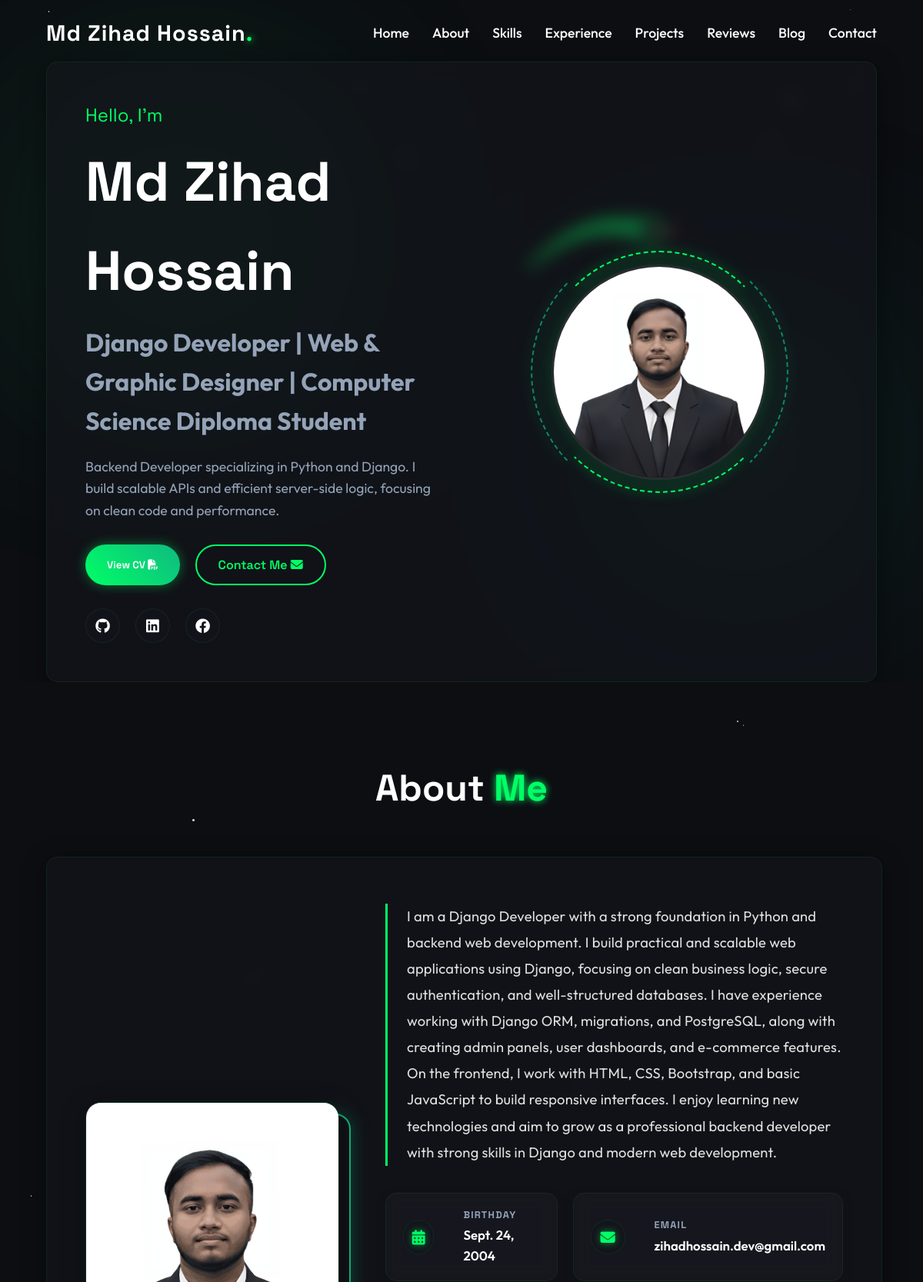
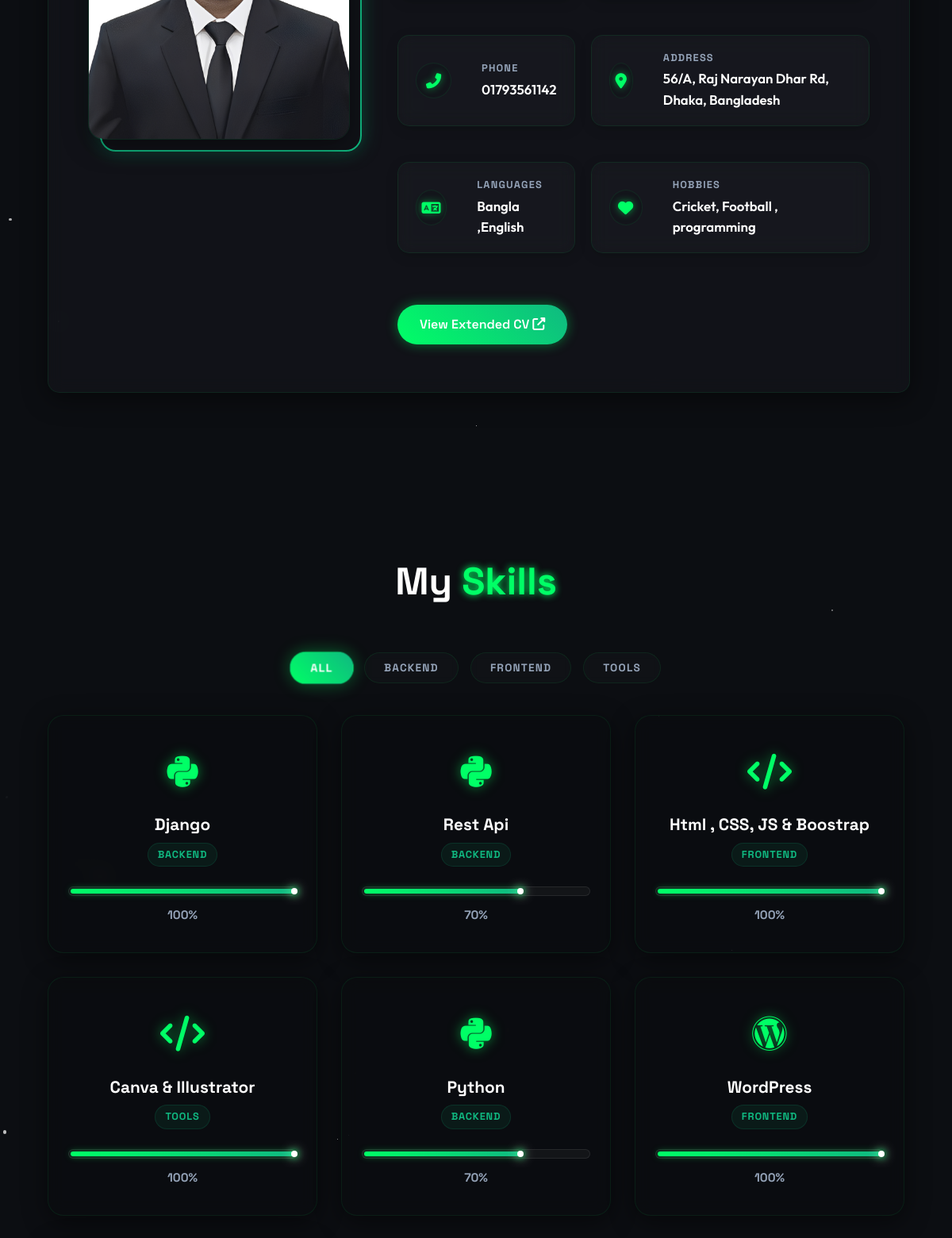
The page / (upper part) on the database its author committed (2 pictures, top to bottom).
### myapp/models.py (models this page shows, shortened)
class Hero(models.Model):
    full_name = models.CharField(max_length=100)
    short_title = models.CharField(max_length=100)
    short_intro = models.TextField()
    profile_photo = models.ImageField(upload_to='hero/')
    resume = models.FileField(upload_to='resumes/')
    github_link = models.URLField(blank=True, null=True)
    linkedin_link = models.URLField(blank=True, null=True)
    facebook_link = models.URLField(blank=True, null=True)

class About(models.Model):
    profile_image = models.ImageField(upload_to='about/')
    long_bio = models.TextField()
    date_of_birth = models.DateField()
    address = models.CharField(max_length=255)
    email = models.EmailField()
    phone = models.CharField(max_length=20)
    languages = models.CharField(max_length=255, help_text="Comma-separated languages")
    hobbies = models.CharField(max_length=255, help_text="Comma-separated hobbies")
    cv_download_link = models.URLField()

class Skill(models.Model):
    CATEGORY_CHOICES = [
        ('Frontend', 'Frontend'),
        ('Backend', 'Backend'),
        ('Tools', 'Tools'),
    ]
    name = models.CharField(max_length=100)
    level = models.IntegerField(help_text="Skill level in percentage (0-100)")
    category = models.CharField(max_length=20, choices=CATEGORY_CHOICES)
    icon_class = models.CharField(max_length=50, help_text="FontAwesome class (e.g., 'fab fa-python')", default='fas fa-code')

### myapp/views.py (the view, shortened to what this page needs)
# urls.py: path('', views.index, name='index'),
def index(request):
    context = {
        'hero': Hero.objects.first(),
        'about': About.objects.first(),
        'skills': Skill.objects.all(),
        'projects': Project.objects.all(),
        'experiences': Experience.objects.all().order_by('-start_date'),
        'educations': Education.objects.all().order_by('-passing_year'),
        'blogs': BlogPost.objects.all().order_by('-created_at'),
        'recommendations': Recommendation.objects.all().order_by('-created_at'),
    }
    return render(request, 'myapp/index.html', context)

### templates/myapp/index.html (shortened to what this page needs)
{% load static %}
<!DOCTYPE html>
<html lang="en">
<head>
    <link rel="stylesheet" href="https://cdnjs.cloudflare.com/ajax/libs/font-awesome/6.4.0/css/all.min.css">
    <link rel="stylesheet" href="{% static 'css/style.css' %}">
</head>
<body>
    <div id="stars"></div>
    <div id="stars2"></div>
    <div id="stars3"></div>
    <nav class="navbar" id="navbar">
        <div class="nav-content">
            <a href="#" class="logo">{% if hero %}{{ hero.full_name }}{% else %}Portfolio{% endif %}</a>
            <ul class="nav-links">
                <li><a href="#home">Home</a></li>
                <li><a href="#about">About</a></li>
                <li><a href="#skills">Skills</a></li>
                <li><a href="#experience">Experience</a></li>
                <li><a href="#projects">Projects</a></li>
                <li><a href="#recommendations">Reviews</a></li>
                <li><a href="#blog">Blog</a></li>
                <li><a href="#contact">Contact</a></li>
            </ul>
        </div>
    </nav>
    <section id="home" class="hero">
        <div class="hero-content glass-panel">
            {% if hero %}
            <div class="hero-text">
                <p class="greeting">Hello, I'm</p>
                <h1 class="glitch" data-text="{{ hero.full_name }}">{{ hero.full_name }}</h1>
                <h2 class="typing-text">{{ hero.short_title }}</h2>
                <p class="short-intro">{{ hero.short_intro }}</p>
                <div class="hero-buttons">
                    {% if hero.resume %}
                    <button id="openCvBtn" class="btn btn-primary">View CV <i class="fas fa-file-pdf"></i></button>
                    {% endif %}
                    <a href="#contact" class="btn btn-secondary">Contact Me <i class="fas fa-envelope"></i></a>
                </div>
                <div class="social-links">
                    {% if hero.github_link %}<a href="{{ hero.github_link }}" target="_blank"><i
                            class="fab fa-github"></i></a>{% endif %}
                    {% if hero.linkedin_link %}<a href="{{ hero.linkedin_link }}" target="_blank"><i
                            class="fab fa-linkedin"></i></a>{% endif %}
                    {% if hero.facebook_link %}<a href="{{ hero.facebook_link }}" target="_blank"><i
                            class="fab fa-facebook"></i></a>{% endif %}
                </div>
            </div>
            <div class="hero-image">
                {% if hero.profile_photo %}
                <div class="avatar-container">
                    <img src="{{ hero.profile_photo.url }}" alt="{{ hero.full_name }}">
                </div>
                {% endif %}
            </div>
            {% else %}
            <h1>Welcome to My Portfolio</h1>
            <p>Please configure the Hero section in the admin panel.</p>
            {% endif %}
        </div>
    </section>
    <section id="about" class="section">
        <h2 class="section-title">About <span>Me</span></h2>
        <div class="about-container glass-panel">
            {% if about %}
            <div class="about-image">
                <div class="about-image-wrapper">
                    {% if about.profile_image %}
                    <img src="{{ about.profile_image.url }}" alt="Profile Image">
                    {% endif %}
                </div>
            </div>
            <div class="about-info">
                <p class="bio">{{ about.long_bio }}</p>
                <div class="personal-info-grid">
                    <div class="info-item glass-panel">
                        <i class="fas fa-calendar-alt"></i>
                        <div>
                            <span>Birthday</span>
                            <p>{{ about.date_of_birth }}</p>
                        </div>
                    </div>
                    <div class="info-item glass-panel">
                        <i class="fas fa-envelope"></i>
                        <div>
                            <span>Email</span>
                            <p>{{ about.email }}</p>
                        </div>
                    </div>
                    <div class="info-item glass-panel">
                        <i class="fas fa-phone-alt"></i>
                        <div>
                            <span>Phone</span>
                            <p>{{ about.phone }}</p>
                        </div>
                    </div>
                    <div class="info-item glass-panel">
                        <i class="fas fa-map-marker-alt"></i>
                        <div>
                            <span>Address</span>
                            <p>{{ about.address }}</p>
                        </div>
                    </div>
                    <div class="info-item glass-panel">
                        <i class="fas fa-language"></i>
                        <div>
                            <span>Languages</span>
                            <p>{{ about.languages }}</p>
                        </div>
                    </div>
                    <div class="info-item glass-panel">
                        <i class="fas fa-heart"></i>
                        <div>
                            <span>Hobbies</span>
                            <p>{{ about.hobbies }}</p>
                        </div>
                    </div>
                </div>
                {% if about.cv_download_link %}
                <a href="{{ about.cv_download_link }}" class="btn btn-primary" target="_blank">View Extended CV <i
                        class="fas fa-external-link-alt"></i></a>
                {% endif %}
            </div>
            {% else %}
            <p>Please configure the About section in the admin panel.</p>
            {% endif %}
        </div>
    </section>
    <section id="skills" class="section">
        <h2 class="section-title">My <span>Skills</span></h2>
        <div class="skills-filter-container" id="skillsFilters">
        </div>
        <div class="skills-container" id="skillsGrid">
            {% if skills %}
            {% for skill in skills %}
            <div class="skill-card glass-panel" data-category="{{ skill.category }}">
                <div class="skill-icon">
                    <i class="{{ skill.icon_class }}"></i>
                </div>
                <h3>{{ skill.name }}</h3>
                <span class="skill-category">{{ skill.category }}</span>
                <div class="progress-bar">
                    <div class="progress" style="width: {{ skill.level }}%;"></div>
                </div>
                <span class="skill-level">{{ skill.level }}%</span>
            </div>
            {% endfor %}
            {% else %}
            <p style="text-align: center; color: var(--text-muted); font-size: 1.1rem; width: 100%;">No skills added yet.</p>
            {% endif %}
        </div>
    </section>
</body>
</html>

### rows shown on the page
Hero: full_name "Md Zihad Hossain", short_title "Django Developer | Web & Graphic Designer | Computer Science Diploma Student", short_intro "Backend Developer specializing in Python and Django. I build scalable APIs and efficient server-side logic, focusing on clean code and performance.", profile_photo (picture)
About: profile_image (picture), long_bio "I am a Django Developer with a strong foundation in Python and backend web development. I build practical and scalable web applications using Django, focusing on clean business logic, secure authentication, and well-structured databases. I have experience working with Django ORM, migrations, and PostgreSQL, along with creating admin panels, user dashboards, and e-commerce features. On the frontend, I work with HTML, CSS, Bootstrap, and basic JavaScript to build responsive interfaces. I enjoy learning new technologies and aim to grow as a professional backend developer with strong skills in Django and modern web development.", date_of_birth "Sept. 24, 2004", email "zihadhossain.dev@gmail.com", phone "01793561142", address "56/A, Raj Narayan Dhar Rd, Dhaka, Bangladesh", languages "Bangla ,English", hobbies "Cricket, Football , programming"
Skill: name "Django", category "BACKEND", level "100"
Skill: name "Rest Api", category "BACKEND", level "70"
Skill: name "Html , CSS, JS & Boostrap", category "FRONTEND", level "100"
Skill: name "Canva & Illustrator", category "TOOLS", level "100"
Skill: name "Python", category "BACKEND", level "70"
Skill: name "WordPress", category "FRONTEND", level "100"
